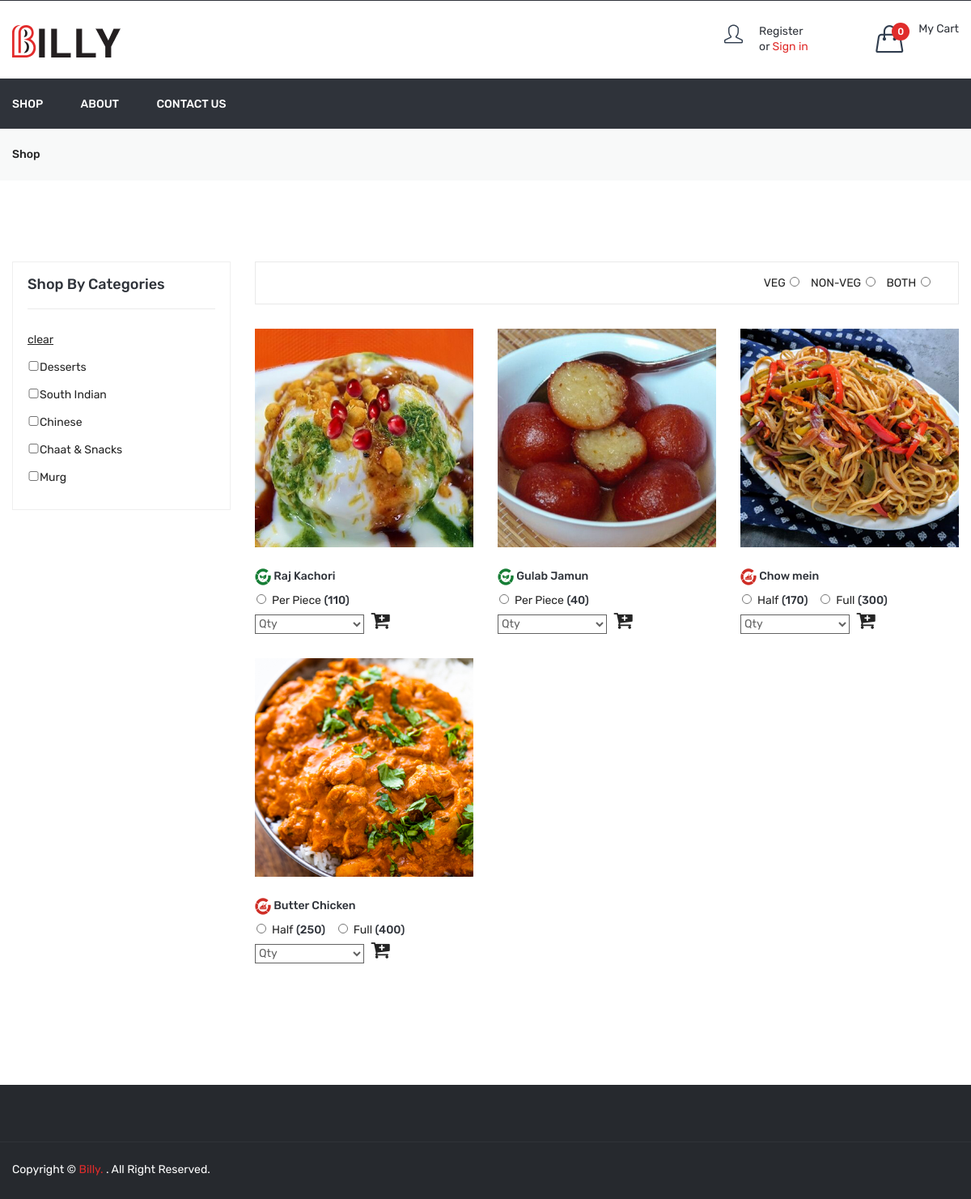
The page /shop.php on the database its author committed.
### tables this page shows
CREATE TABLE `dish` (
  `id` int(11) NOT NULL,
  `category_id` int(11) NOT NULL,
  `dish` varchar(100) NOT NULL,
  `dish_detail` text NOT NULL,
  `image` varchar(100) NOT NULL,
  `type` enum('veg','non-veg') NOT NULL,
  `status` int(11) NOT NULL,
  `added_on` datetime NOT NULL
);

CREATE TABLE `dish_details` (
  `id` int(11) NOT NULL,
  `dish_id` int(11) NOT NULL,
  `attribute` varchar(100) NOT NULL,
  `price` int(11) NOT NULL,
  `status` int(11) NOT NULL,
  `added_on` datetime NOT NULL
);

CREATE TABLE `category` (
  `id` int(11) NOT NULL,
  `category` varchar(50) NOT NULL,
  `order_number` int(11) NOT NULL,
  `status` int(11) NOT NULL,
  `added_on` datetime NOT NULL
);

### function.inc.php (called while the page is built, shortened)
	<?php
function getUserFullCart($attr_id=''){
	$cartArr=array();
	if($attr_id!=''){
		return $cartArr[$attr_id]['qty'];
	}else{
		return $cartArr;
	}
}
?>

### shop.php (the view, shortened to what this page needs)
<?php
include ("header.php");
$arrType=array("veg","non-veg","both");
?>
<div class="breadcrumb-area gray-bg">
            <div class="container">
                <div class="breadcrumb-content">
                    <ul>
                        <li><a href="shop.php">Shop</a></li>
                    </ul>
                </div>
            </div>
        </div>
        <div class="shop-page-area pt-100 pb-100">
            <div class="container">
                <div class="row flex-row-reverse">
                    <div class="col-lg-9">
						<div class="shop-topbar-wrapper">
                            <div class="product-sorting-wrapper">
                                <div class="product-show shorting-style ">
								<?php
								foreach($arrType as $list){
									$type_radio_selected='';
									?>
									<?php echo strtoupper($list)?> <input type="radio" class="dish_radio" <?php echo $type_radio_selected?> name="type" value="<?php echo $list?>" onclick="setFoodType('<?php echo $list?>')"/>&nbsp;
									<?php
								}
								?>
                                </div>
                            </div>
                        </div>
                        <?php
                            $product_sql="select * from dish where status=1";
                            $product_sql.=" order by dish desc";
                            $product_res=mysqli_query($con,$product_sql);
                            $product_count=mysqli_num_rows($product_res);
                        ?>
                        <div class="grid-list-product-wrapper">
                            <div class="product-grid product-view pb-20">
                                <?php if($product_count>0){?>
                                    <div class="row">
                                        <?php while($product_row=mysqli_fetch_assoc($product_res)){?>
                                        <div class="product-width col-xl-4 col-lg-4 col-md-4 col-sm-6 col-12 mb-30">
                                            <div class="product-wrapper">
                                                <div class="product-img">
                                                    <a href="javascript:void(0)">
                                                        <img src="<?php echo SITE_DISH_IMAGE.$product_row['image']?>" alt="">
                                                    </a>
                                                </div>
                                                <div class="product-content" id="dish_detail">
                                                    <h4>
														<?php
														if($product_row['type']=='veg'){
															echo "<img src='assets/img/icon-img/veg.png'/>";
														}else{
															echo "<img src='assets/img/icon-img/non-veg.png'/>";
														}
														?>
														<a href="javascript:void(0)"><?php echo $product_row['dish']?> </a>
                                                    </h4>
													<?php
													$dish_attr_res=mysqli_query($con,"select * from dish_details where status='1' and dish_id='".$product_row['id']."' order by price asc");
													?>
                                                    <div class="product-price-wrapper">
                                                        <?php
														while($dish_attr_row=mysqli_fetch_assoc($dish_attr_res)){
															echo "<input type='radio' class='dish_radio' name='radio_".$product_row['id']."' id='radio_".$product_row['id']."' value='".$dish_attr_row['id']."'/>";
															echo $dish_attr_row['attribute'];
															echo "<span class='price'>(".$dish_attr_row['price'].")</span>";
														}
														?>
                                                    </div>
													<div class="product-price-wrapper">
														<select class="select" id="qty<?php echo $product_row['id']?>">
															<option value="0">Qty</option>
														</select>
														<i class="fa fa-cart-plus cart_icon" aria-hidden="true" onclick="add_to_cart('<?php echo $product_row['id']?>','add')"></i>
													</div>
                                                </div>
                                            </div>
                                        </div>
                                        <?php } ?>
                                    </div>
                                <?php } else{
                                    echo "No dish found";
                                }?>
                            </div>
                        </div>
                    </div>
                    <?php
                    $cat_res=mysqli_query($con,"select * from category where status=1 order by order_number desc")
                    ?>
                    <div class="col-lg-3">
                        <div class="shop-sidebar-wrapper gray-bg-7 shop-sidebar-mrg">
                            <div class="shop-widget">
                                <h4 class="shop-sidebar-title">Shop By Categories</h4>
								<div class="shop-catigory">
									<ul id="faq" class="category_list">
										<li><a href="<?php echo FRONT_SITE_PATH?>shop"><u>clear</u></a></li>
                                        <?php
                                        while($cat_row=mysqli_fetch_assoc($cat_res)){
											$is_checked='';
											echo "<li> <input $is_checked onclick=set_checkbox('".$cat_row['id']."') type='checkbox' class='cat_checkbox' name='cat_arr[]' value='".$cat_row['id']."'/>".$cat_row['category']."</li>";
                                        }
                                        ?>
                                    </ul>
                                </div>
                            </div>
                        </div>
                    </div>
                </div>
            </div>
        </div>
<?php
include("footer.php");
?>

### header.php (shortened to what this page needs)
<?php
include('function.inc.php');
$cartArr=getUserFullCart();
$totalCartDish=count($cartArr);
?>
<!doctype html>
<html class="no-js" lang="zxx">
<head>
        <link rel="stylesheet" href="<?php echo FRONT_SITE_PATH?>assets/css/bootstrap.min.css">
        <link rel="stylesheet" href="<?php echo FRONT_SITE_PATH?>assets/css/animate.css">
        <link rel="stylesheet" href="<?php echo FRONT_SITE_PATH?>assets/css/owl.carousel.min.css">
        <link rel="stylesheet" href="<?php echo FRONT_SITE_PATH?>assets/css/slick.css">
        <link rel="stylesheet" href="<?php echo FRONT_SITE_PATH?>assets/css/chosen.min.css">
        <link rel="stylesheet" href="<?php echo FRONT_SITE_PATH?>assets/css/ionicons.min.css">
        <link rel="stylesheet" href="<?php echo FRONT_SITE_PATH?>assets/css/font-awesome.min.css">
        <link rel="stylesheet" href="<?php echo FRONT_SITE_PATH?>assets/css/simple-line-icons.css">
        <link rel="stylesheet" href="<?php echo FRONT_SITE_PATH?>assets/css/jquery-ui.css">
        <link rel="stylesheet" href="<?php echo FRONT_SITE_PATH?>assets/css/meanmenu.min.css">
        <link rel="stylesheet" href="<?php echo FRONT_SITE_PATH?>assets/css/style.css">
        <link rel="stylesheet" href="<?php echo FRONT_SITE_PATH?>assets/css/responsive.css">
    </head>
    <body>
        <header class="header-area">
            <div class="header-middle">
                <div class="container">
                    <div class="row">
                        <div class="col-lg-3 col-md-4 col-12 col-sm-4">
                            <div class="logo">
                                <a href="<?php echo FRONT_SITE_PATH?>">
                                    <img alt="" src="<?php echo FRONT_SITE_PATH?>assets/img/logo/logo.png">
                                </a>
                            </div>
                        </div>
                        <div class="col-lg-9 col-md-8 col-12 col-sm-8">
                            <div class="header-middle-right f-right">
                                <div class="header-login">
                                    <?php
									if(!isset($_SESSION['FOOD_USER_NAME'])){
										?>
									<a href="<?php echo FRONT_SITE_PATH?>login_register">
                                        <div class="header-icon-style">
                                            <i class="icon-user icons header_icon"></i>
                                        </div>
                                        <div class="login-text-content header_icon">
												<p>Register <br> or <span>Sign in</span></p>
                                        </div>
                                    </a>
									<?php
											}
											?>
                                </div>
                                <div class="header-wishlist">
                                </div>
                                <div class="header-cart">
                                    <a href="#">
                                        <div class="header-icon-style">
                                            <i class="icon-handbag icons"></i>
                                            <span class="count-style" id="totalCartDish"><?php echo $totalCartDish?></span>
                                        </div>
                                        <div class="cart-text">
                                            <span class="digit">My Cart</span>
                                        </div>
                                    </a>
                                </div>
                            </div>
                        </div>
                    </div>
                </div>
            </div>
            <div class="header-bottom transparent-bar black-bg">
                <div class="container">
                    <div class="row">
                        <div class="col-lg-12 col-md-12 col-12">
                            <div class="main-menu">
                                <nav>
                                    <ul>
                                        <li><a href="<?php echo FRONT_SITE_PATH?>shop">Shop</a></li>
                                        <li><a href="<?php echo FRONT_SITE_PATH?>about-us">about</a></li>
                                        <li><a href="<?php echo FRONT_SITE_PATH?>contact-us">contact us</a></li>
                                    </ul>
                                </nav>
                            </div>
                        </div>
                    </div>
                </div>
            </div>
        </header>

### footer.php (shortened to what this page needs)
<div class="footer-area black-bg-2 pt-70">
            <div class="footer-bottom-area border-top-4">
                <div class="container">
                    <div class="row">
                        <div class="col-lg-6 col-md-6 col-sm-7">
                            <div class="copyright">
                                <p>Copyright © <a href="#">Billy.</a> . All Right Reserved.</p>
                            </div>
                        </div>
                        <div class="col-lg-6 col-md-6 col-sm-5">
                            <div class="footer-social">
                                <ul>
                                    <li><a href="#"><i class="ion-social-facebook"></i></a></li>
                                    <li><a href="#"><i class="ion-social-twitter"></i></a></li>
                                    <li><a href="#"><i class="ion-social-instagram-outline"></i></a></li>
                                    <li><a href="#"><i class="ion-social-googleplus-outline"></i></a></li>
                                    <li><a href="#"><i class="ion-social-rss"></i></a></li>
                                    <li><a href="#"><i class="ion-social-dribbble-outline"></i></a></li>
                                </ul>
                            </div>
                        </div>
                    </div>
                </div>
            </div>
        </div>
    </body>
</html>

### rows shown on the page
dish: image (picture), dish "Raj Kachori", id "Qty"
dish_details: attribute "Per Piece", price "110"
dish: image (picture), dish "Gulab Jamun", id "Qty"
dish_details: attribute "Per Piece", price "40"
dish: image (picture), dish "Chow mein", id "Qty"
dish_details: attribute "Half", price "170"
dish_details: attribute "Full", price "300"
dish: image (picture), dish "Butter Chicken", id "Qty"
dish_details: attribute "Half", price "250"
dish_details: attribute "Full", price "400"
category: category "Desserts"
category: category "South Indian"
category: category "Chinese"
category: category "Chaat & Snacks"
category: category "Murg"

### other values the page prints
$totalCartDish "0"
$list "VEG"
$list "NON-VEG"
$list "BOTH"
